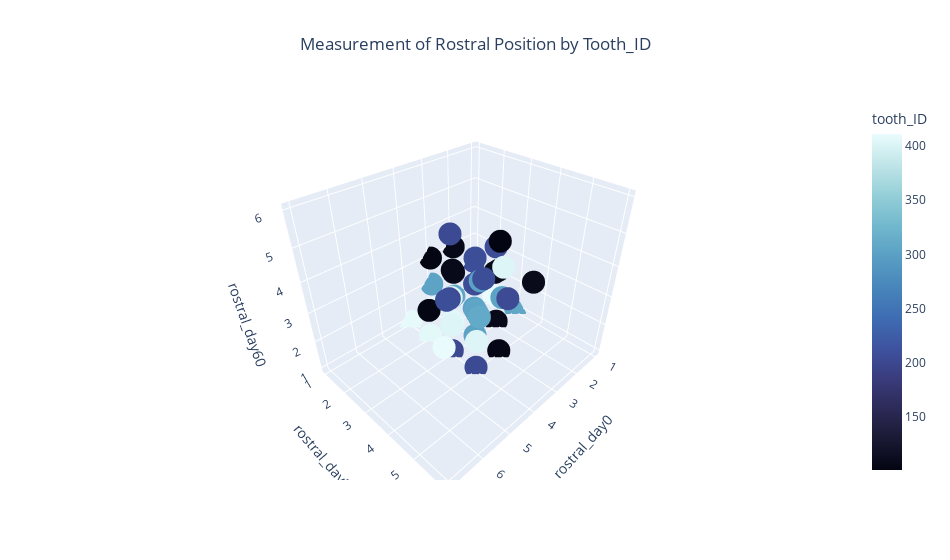

Notebook cell for this chart:
### Code cell
fig = px.scatter_3d(treat_modified_df, 
                    x="rostral_day0", 
                    y="rostral_day30", 
                    z="rostral_day60", 
                    hover_name ="name", 
                    color = treat_modified_df.tooth_ID, 
                    color_continuous_scale=px.colors.sequential.ice,
                    title = "Measurement of Rostral Position by Tooth_ID",
                    width=950)
fig.update_layout(legend=dict(x=0,y=1), title_x=0.5)
fig.show()

### Figure 1 — Plotly figure (JSON) as saved in the notebook; plotly's stock layout.template omitted (floating-point values rounded to 4 significant figures; data arrays with more than 128 entries replaced by an {"elided": "..."} marker saying what was removed)
{"data": [{"hovertemplate": "<b>%{hovertext}</b><br><br>rostral_day0=%{x}<br>rostral_day30=%{y}<br>rostral_day60=%{z}<br>tooth_ID=%{marker.color}<extra></extra>", "hovertext": {"elided": "414 str values"}, "legendgroup": "", "marker": {"color": {"elided": "414 int values"}, "coloraxis": "coloraxis", "symbol": "circle"}, "mode": "markers", "name": "", "scene": "scene", "showlegend": false, "type": "scatter3d", "x": {"elided": "414 int values"}, "y": {"elided": "414 int values"}, "z": {"elided": "414 int values"}}], "layout": {"coloraxis": {"colorbar": {"title": {"text": "tooth_ID"}}, "colorscale": [[0, "rgb(3, 5, 18)"], [0.09091, "rgb(25, 25, 51)"], [0.1818, "rgb(44, 42, 87)"], [0.2727, "rgb(58, 60, 125)"], [0.3636, "rgb(62, 83, 160)"], [0.4545, "rgb(62, 109, 178)"], [0.5455, "rgb(72, 134, 187)"], [0.6364, "rgb(89, 159, 196)"], [0.7273, "rgb(114, 184, 205)"], [0.8182, "rgb(149, 207, 216)"], [0.9091, "rgb(192, 229, 232)"], [1, "rgb(234, 252, 253)"]]}, "legend": {"tracegroupgap": 0, "x": 0, "y": 1}, "scene": {"domain": {"x": [0, 1], "y": [0, 1]}, "xaxis": {"title": {"text": "rostral_day0"}}, "yaxis": {"title": {"text": "rostral_day30"}}, "zaxis": {"title": {"text": "rostral_day60"}}}, "title": {"text": "Measurement of Rostral Position by Tooth_ID", "x": 0.5}, "width": 950}}
